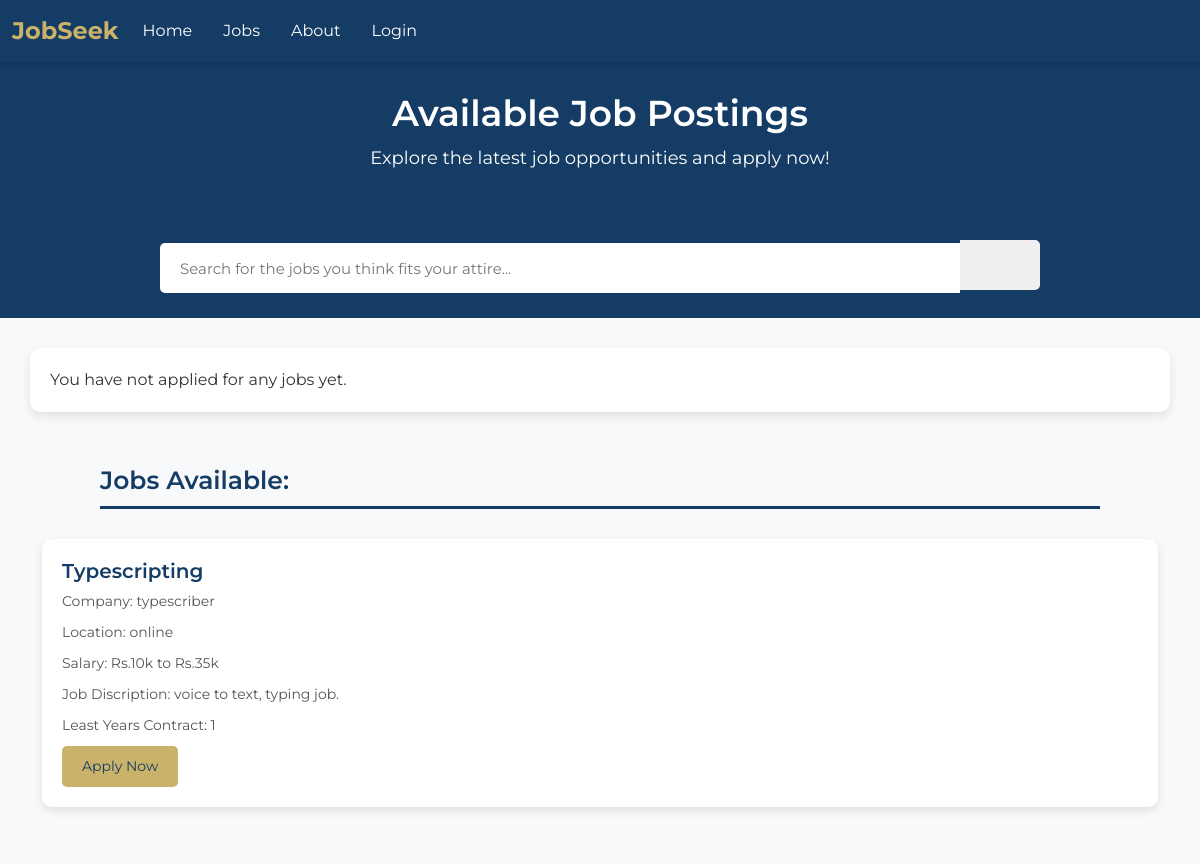
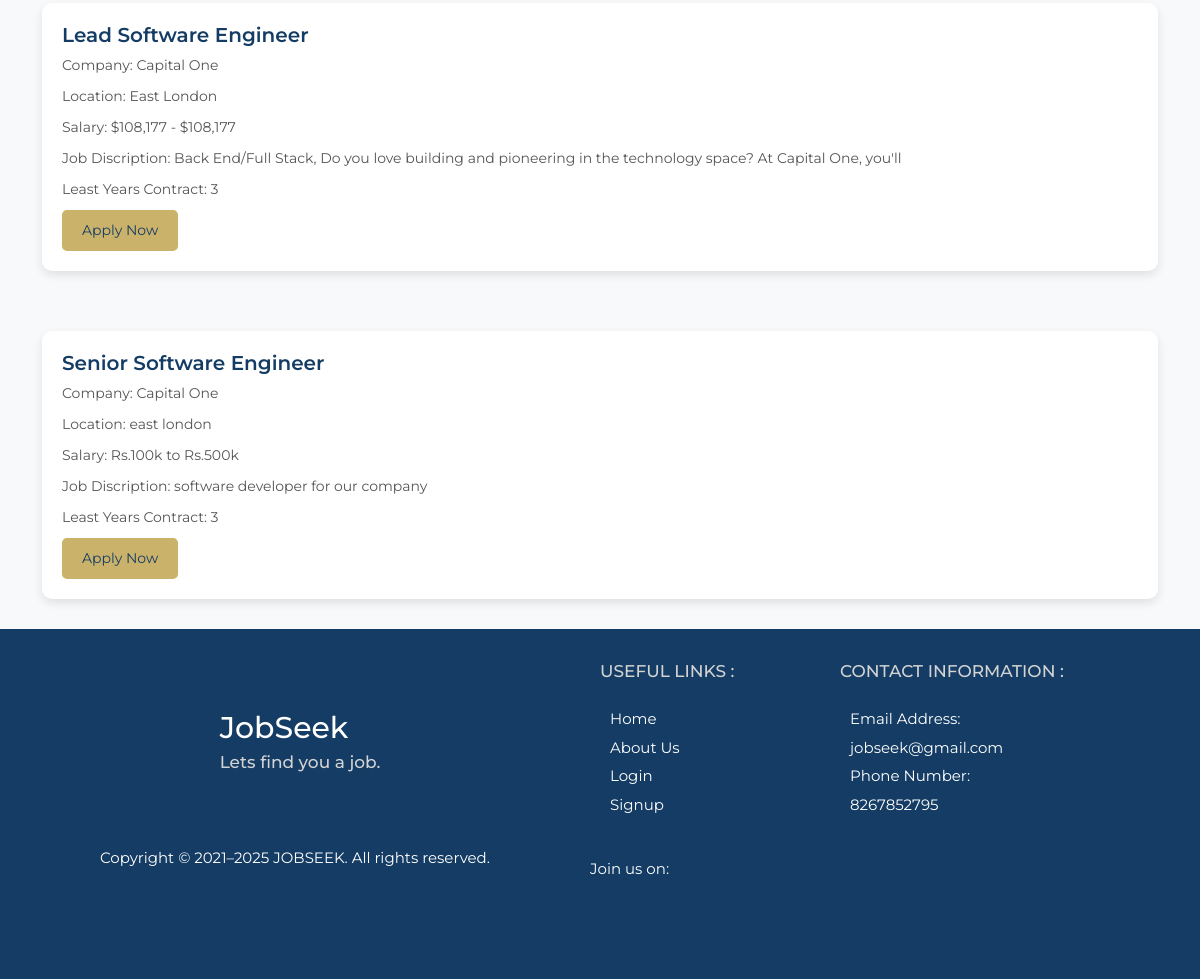
/jobs.php, run on the app's committed database (2 pictures, top to bottom).
### tables this page shows
CREATE TABLE `jobpost` (
  `id` int(255) NOT NULL,
  `title` varchar(255) NOT NULL,
  `company` varchar(255) NOT NULL,
  `location` varchar(255) NOT NULL,
  `salary` varchar(255) NOT NULL,
  `discp` varchar(255) NOT NULL,
  `leastyr` varchar(255) NOT NULL,
  `DATETIME` datetime NOT NULL DEFAULT current_timestamp()
);

### jobs.php (the view, shortened to what this page needs)
<?php
include 'partials/dbconnect.php';
?>
<!doctype html>
<html lang="en">
<head>
    <link href="https://cdn.jsdelivr.net/npm/bootstrap@5.1.3/dist/css/bootstrap.min.css" rel="stylesheet"
>
        <link href="https://kit-pro.fontawesome.com/releases/v5.15.3/css/pro.min.css" rel="stylesheet">
        <link rel="stylesheet" href="css/_footerc.css">
        <link rel="stylesheet" href="css/_navc.css">
        <link rel="stylesheet" href="css/jobc.css">
</head>
<body>
<?php include 'partial/_nav.php' ?>
<section class="jobpost-hero">
    <div class="container">
        <h1>Available Job Postings</h1>
        <p>Explore the latest job opportunities and apply now!</p>
    </div>
</section>
    <div class="searchdiv1">
        <a href="search.php"><input class="searchbar" type="text" name="searchbar" placeholder="Search for the jobs you think fits your attire..." autocomplete="off"></a>
        <a href="search.php">
			<button class="searchbutton">
        	</button>
		</a>
	</div>
    <?php
    $sql = "SELECT * FROM applied WHERE user_num = '".$_SESSION['userphone']."'";
    $result = mysqli_query($conn, $sql);
    if (mysqli_num_rows($result) > 0) {
        echo '<div class="heading"> Applied for: </div>';
        while ($data = mysqli_fetch_assoc($result)) {
            $jobid = $data['job_id'];
            $jobquery = "SELECT * FROM jobpost WHERE id = '$jobid'";
            $jobresult = mysqli_query($conn, $jobquery);
            if (mysqli_num_rows($jobresult) > 0) {
                while ($jobdata = mysqli_fetch_assoc($jobresult)) {
                    echo '<div class="job-container">
                        <div class="container">
                            <div class="row">
                                    <div class="job-card">
                                        <h3>'.$jobdata['title'].'</h3>
                                        <p>Company: '.$jobdata['company'].'</p>
                                        <p>Location: '.$jobdata['location'].'</p>
                                        <p>Salary: '.$jobdata['salary'].'</p>
                                        <p>Job Discription: <span>'.$jobdata['discp'].'</span></p>
                                        <p>Least Years Contract: '.$jobdata['leastyr'].'</p>
                                    </div>
                                </div>
                            </div>
                        </div>';
                }
            }
        }
    } else {
        echo '<div class="job-container"><div class="container"><div class="row"><div class="job-card">You have not applied for any jobs yet.</div></div></div></div>';
    }
    ?>
    <div class="heading"> Jobs Available: </div>
	 <?php
	$sql = "SELECT * FROM jobpost";
	$result = mysqli_query($conn, $sql);
	if (mysqli_num_rows($result) > 0) {
	    while ($data = mysqli_fetch_assoc($result)) {
	echo '<div class="job-container">
		<div class="container">
					<div class="job-card">
						<h3>'.$data['title'].'</h3>
						<p>Company: '.$data['company'].'</p>
						<p>Location: '.$data['location'].'</p>
						<p>Salary: '.$data['salary'].'</p>
						<p>Job Discription: <span>'.$data['discp'].'</span></p>
						<p>Least Years Contract: '.$data['leastyr'].'</p>';
						if(isset($_SESSION['logn']) && $_SESSION['logn'] == true){
							echo ' <div class="btn btn-apply"><a href="jobs.php?aid='.$data['id'].'">Apply Now</a></div>';
						}
						else{
							echo '<div class="btn btn-apply" data-bs-toggle="modal" data-bs-target="#loginmodel"> Apply Now </div>';
						}
						echo '
				</div>
			</div>
		</div>';
	    }
	} else {
	    echo '<div class="container"><p>No job postings available at the moment.</p></div>';
	}
	?>
    <?php include 'partial/_footer.php' ?>
</body>
</html>

### partial/_nav.php (shortened to what this page needs)
<nav class="navbar navbar-expand-lg bg-body-tertiary">
  <div class="container-fluid">
    <a class="navbar-brand" href="home.php">JobSeek</a>
    <div class="collapse navbar-collapse" id="navbarSupportedContent">
      <ul class="navbar-nav me-auto mb-2 mb-lg-0">
      <?php
        if(!(isset($_SESSION['logn']) && $_SESSION['logn'] == true)){
          echo '
          <li class="nav-item">
          <a class="nav-link" aria-current="page" href="home.php">Home</a>
          </li>
          ';
        }
        ?>
        <li class="nav-item">
          <a class="nav-link" aria-current="page" href="jobs.php">Jobs</a>
        </li>
        <li class="nav-item">
          <a class="nav-link" href="about.php">About</a>
        </li>
		<?php
		if(isset($_SESSION['logn']) && $_SESSION['logn'] == true){
			echo'
        <li class="nav-item">
          <a class="nav-link" href="postjob.php">Post Job</a>
        </li>
        <li class="nav-item">
          <a class="nav-link" href="profile.php">Profile</a>
        </li>
        <li class="nav-item">
          <a class="nav-link" href="logout.php">Logout</a>
        </li>';
		}
		else{
			echo '
        <li class="nav-item">
          <a class="nav-link" href="login.php">Login</a>
        </li>';
		}
		?>
      </ul>
    </div>
  </div>
</nav>

### partial/_footer.php
<?php
    $sb = 'JobSeek';
    echo"
    <footer>
        <div class='fdiv2'>
            <div class='fdiv2a'>
                <div class='text'>
                    <div class='flogo'><a href='home.php' style='color: white; cursor:none;'> ".$sb." </a></div>
                    <div> Lets find you a job. </div>
                </div>
            </div>
            <div class='fdiv2bc'>
                <div class='fdiv2b'>
                    <div class='text'>
                        USEFUL LINKS :
                    </div><br>
                    <div class='txt3'><a href='home.php'> Home </a></div>";
                    echo "<div class='txt3'><a href='about.php'> About Us </a></div>";
                    if((isset($_SESSION['logn']) && $_SESSION['logn'] == true)){
                        echo "<div class='txt3'><a href='contact.php'> Contact Us </a></div>
                        <div class='txt3'><a href='logout.php'> Logout </a></div>";
                    }
                    else{
                        echo "<div class='txt3'><a href='login.php'> Login </a></div>
                        <div class='txt3'><a href='signup.php'> Signup </a></div>";
                    }
                echo "</div>
                <div class='fdiv2c'>
                    <div class='text'>
                        CONTACT INFORMATION :
                    </div><br>
                    <div class='txt3'>Email Address:</div>
                    <div class='txt3'><a href='mailto:jobseek@gmail.com'>jobseek@gmail.com</a></div>
                    <div class='txt3'>Phone Number:</div>
                    <div class='txt3'><a href='tel:8267852795'>8267852795</a></div>
                </div>
            </div>
        </div>
        <div class='foot' >
            <div class='copyright text-center'>Copyright © 2021–2025 JOBSEEK. All rights reserved.</div>
            <div class='join text-center'>
                Join us on:
                <a href='https://www.instagram.com/sad_success_motivation/' target='_blank' style='color:pink;'>
                    <i class='fab fa-instagram i'></i>
                </a>
                <a href='#' target='_blank' style='color:#1b9bff;'>
                    <i class='fab fa-telegram i'></i>
                </a>
                <a href='#' target='_blank' style='color:#1b9bff;'>
                    <i class='fab fa-facebook i'></i>
                </a>
                <a href='#' target='_blank' style='color:red;'>
                    <i class='fab fa-youtube i'></i>
                </a>
            </div>
        </div>
    </footer>";
?>

### css/_footerc.css (style rules this page uses)
a { color:white; text-decoration: none; }
footer { background-color: #143c64; height: 350px; display: block; }
footer .fdiv2 { width: 100%; display: flex; justify-content: center; align-items: center; }
footer .fdiv2a { width: 50%; display: flex; justify-content: center; align-items: center; padding-top: 30px; }
footer .fdiv2bc { display: flex; width: 50%; }
footer .fdiv2b { width: 40%; padding-top: 30px; }
footer .fdiv2c { width: 50%; padding-top: 30px; }
.flogo { font-size: 30px; cursor: none; color: whitesmoke; font-family: 'Montserrat', sans-serif; }
.text { color: lightgrey; font-family: 'Montserrat', sans-serif; font-size: 18px; font-weight: 500; }
.txt3 { color: white; font-family: 'Montserrat', sans-serif; padding-bottom: 6px; padding-left: 10px; }
.foot { display: flex; font-family: 'Montserrat', sans-serif; color: white; }
.join, .copyright { padding-left: 100px; padding-top: 25px; font-size: 15px; }
.i { padding-left: 20px; font-size: 25px; }
@media (max-width: 1250px) { .txt3 { font-size: 15px; } }
@media (max-width: 1250px) { .text { font-size: 17px; } }

### css/_navc.css (style rules this page uses)
.navbar { font-family: 'Montserrat', sans-serif; background-color: #143c64; box-shadow: 0 2px 5px rgba(0, 0, 0, 0.2); }
.navbar-brand { color: #CBB26A; font-family: 'Montserrat', sans-serif; font-size: 24px; font-weight: bold; }
.nav-link { color: #ffffff; font-size: 16px; margin-right: 15px; transition: color 0.3s ease; }
.navbar-collapse { justify-content: flex-end; }

### css/jobc.css (style rules this page uses)
* { margin: 0; padding: 0; box-sizing: border-box; }
body { font-family: 'Montserrat', sans-serif; background-color: #f8f9fa; color: #333; }
a { text-decoration: none; color: #fff; }
.jobpost-hero { background-color: #143c64; color: white; padding: 30px 0; text-align: center; }
.jobpost-hero h1 { font-size: 36px; font-weight: 600; }
.jobpost-hero p { font-size: 18px; margin-top: 10px; }
.job-container { padding: 30px 0; }
.job-card { background-color: white; border-radius: 10px; box-shadow: 0 4px 10px rgba(0, 0, 0, 0.1); padding: 20px; transition: transform 0.3s ease; }
.job-card h3 { font-size: 20px; font-weight: 600; color: #143c64; }
.job-card p { font-size: 14px; color: #555; margin-bottom: 10px; }
.btn-apply { background-color: #CBB26A; color: #143c64; border: none; border-radius: 5px; padding: 10px 20px; font-size: 14px; }
.heading { font-size: 25px; font-weight: 600; color: #143c64; margin: 20px 100px 0 100px; padding-bottom: 6px; border-bottom: 3px solid #143c64; }
.searchdiv1 { position: -webkit-sticky; position: sticky; top: 0; display: flex; justify-content: center; align-items: center; background-color: #143c64; width: 100%; height: 100px; border: 0px solid white; }
.searchdiv1 .searchbar { width: 800px; height: 50px; color: lightgrey; font-size: 15px; font-family: 'Montserrat', sans-serif; padding-left: 20px; border: 0px; border-top-left-radius: 5px; border-bottom-left-radius: 5px; }
.searchdiv1 .searchbutton { cursor: pointer; width: 80px; height: 50px; border: 0px; border-top-right-radius: 5px; border-bottom-right-radius: 5px; }

### data on the page
jobpost: title "Typescripting", company "typescriber", location "online", salary "Rs.10k to Rs.35k", discp "voice to text, typing job.", leastyr "1"
jobpost: title "Lead Software Engineer", company "Capital One", location "East London", salary "$108,177 - $108,177", discp "Back End/Full Stack, Do you love building and pioneering in the technology space? At Capital One, you'll", leastyr "3"
jobpost: title "Senior Software Engineer", company "Capital One", location "east london", salary "Rs.100k to Rs.500k", discp "software developer for our company", leastyr "3"

### other printed values
$sb "JobSeek"
